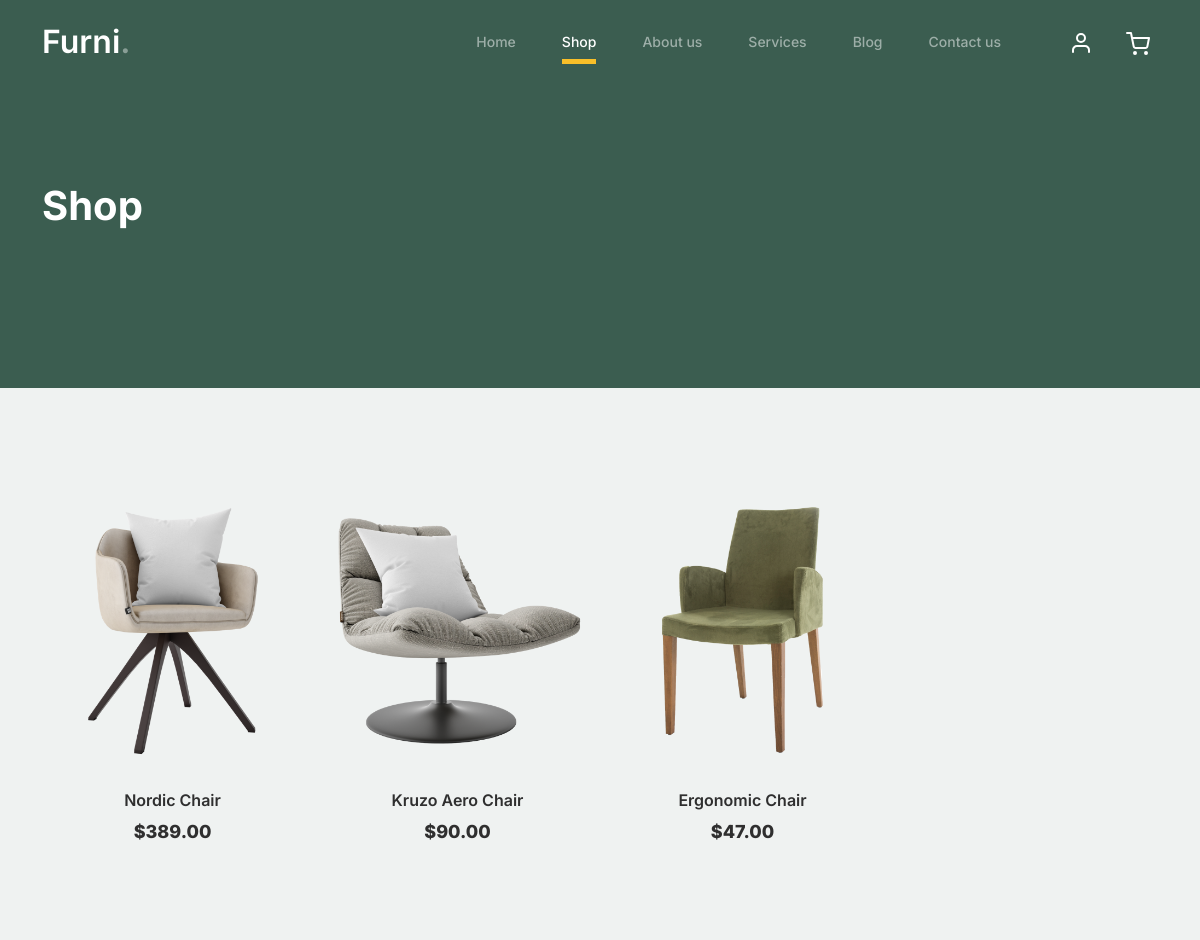
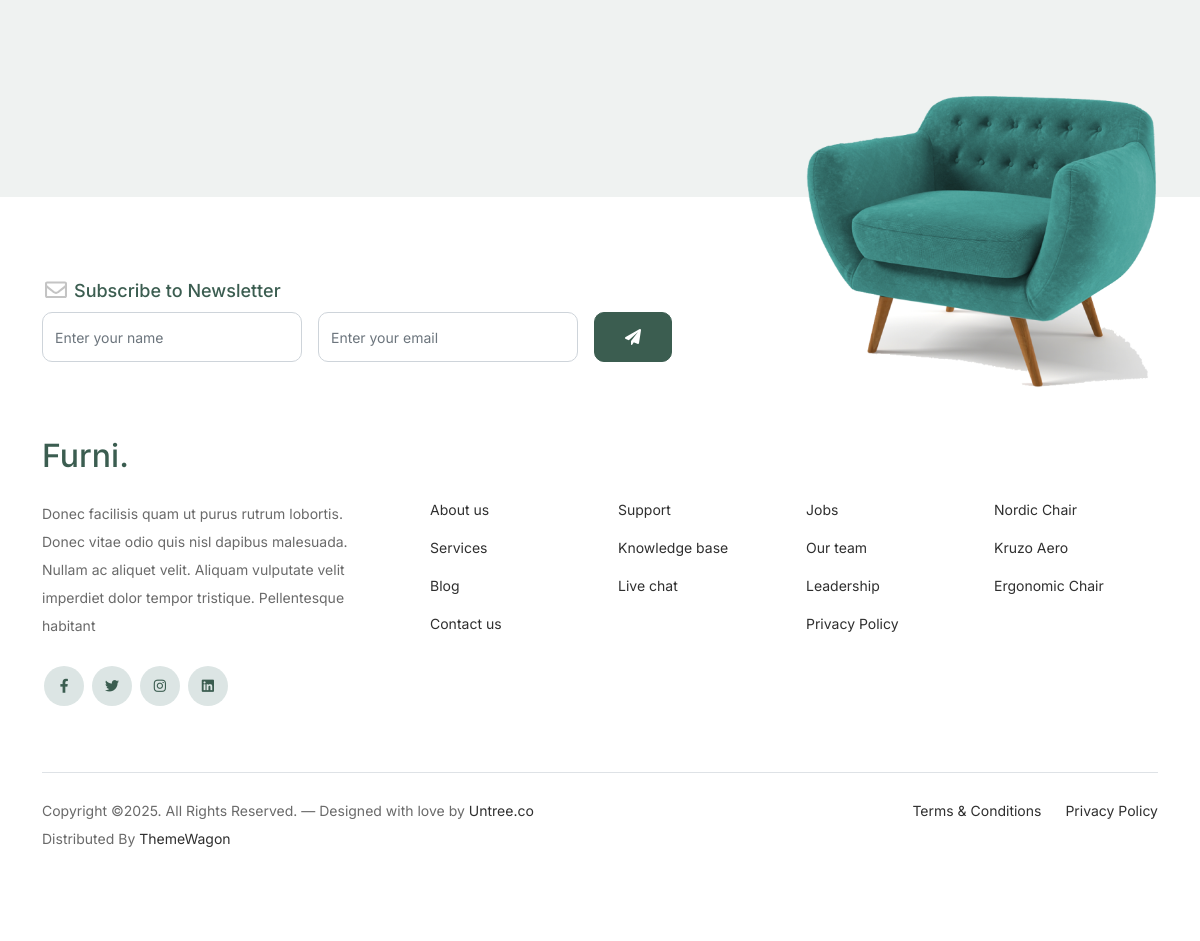
The app's page /shop/ with its own data (2 pictures, top to bottom).
### core/models.py (models this page shows, shortened)
class Product(models.Model):
    name = models.CharField(max_length=255)
    price = models.DecimalField(decimal_places=2, max_digits=10)
    image = models.ImageField(upload_to='products/')
    short_description = models.TextField(null=True, blank=True)

### core/views.py (the view)
# urls.py: path('shop/', shop_view, name='shop'),
def shop_view(request):
    context = {
        'products': Product.objects.all(),
    }
    return render(request, 'core/shop.html', context)

### templates/core/shop.html (shortened to what this page needs)
{% load static %}
<!doctype html>
<html lang="en">
<head>
		<link href="{% static 'css/bootstrap.min.css' %}" rel="stylesheet">
		<link href="https://cdnjs.cloudflare.com/ajax/libs/font-awesome/6.0.0-beta3/css/all.min.css" rel="stylesheet">
		<link href="{% static 'css/tiny-slider.css' %}" rel="stylesheet">
		<link href="{% static 'css/style.css' %}" rel="stylesheet">
	</head>
	<body>
		<nav class="custom-navbar navbar navbar navbar-expand-md navbar-dark bg-dark" arial-label="Furni navigation bar">
			<div class="container">
				<a class="navbar-brand" href="{% url 'home' %}">Furni<span>.</span></a>
				<div class="collapse navbar-collapse" id="navbarsFurni">
					<ul class="custom-navbar-nav navbar-nav ms-auto mb-2 mb-md-0">
						<li class="nav-item ">
							<a class="nav-link" href="{% url 'home' %}">Home</a>
						</li>
						<li class="active"><a class="nav-link" href="{% url 'shop' %}">Shop</a></li>
						<li><a class="nav-link" href="{% url 'about' %}">About us</a></li>
						<li><a class="nav-link" href="{% url 'services' %}">Services</a></li>
						<li><a class="nav-link" href="{% url 'blog' %}">Blog</a></li>
						<li><a class="nav-link" href="{% url 'contact' %}">Contact us</a></li>
					</ul>
					<ul class="custom-navbar-cta navbar-nav mb-2 mb-md-0 ms-5">
						<li><a class="nav-link" href="{% if request.user.username %} {% url 'logout' %} {% else %} {% url 'login' %} {% endif %}"><img src="{% static 'images/user.svg' %}"></a></li>
						<li><a class="nav-link" href="{% url 'cart' %}"><img src="{% static 'images/cart.svg' %}"></a></li>
					</ul>
				</div>
			</div>
		</nav>
			<div class="hero">
				<div class="container">
					<div class="row justify-content-between">
						<div class="col-lg-5">
							<div class="intro-excerpt">
								<h1>Shop</h1>
							</div>
						</div>
						<div class="col-lg-7">
						</div>
					</div>
				</div>
			</div>
		<div class="untree_co-section product-section before-footer-section">
		    <div class="container">
		      	<div class="row">
                    {% for product in products %}
					<div class="col-12 col-md-4 col-lg-3 mb-5">
						<a class="product-item" href="{% url 'cart' %}?product_id={{ product.id }}&action=plus">
							<img src="{{ product.image.url }}" class="img-fluid product-thumbnail">
							<h3 class="product-title">{{ product.name }}</h3>
							<strong class="product-price">${{ product.price }}</strong>
						</a>
					</div>
                    {% endfor %}
		      	</div>
		    </div>
		</div>
		<footer class="footer-section">
			<div class="container relative">
				<div class="sofa-img">
					<img src="{% static 'images/sofa.png' %}" alt="Image" class="img-fluid">
				</div>
				<div class="row">
					<div class="col-lg-8">
						<div class="subscription-form">
							<h3 class="d-flex align-items-center"><span class="me-1"><img src="{% static 'images/envelope-outline.svg' %}" alt="Image" class="img-fluid"></span><span>Subscribe to Newsletter</span></h3>
							<form action="{% url 'home' %}?page=shop" class="row g-3" method="post">
								<div class="col-auto">
									<input type="text" class="form-control" placeholder="Enter your name" name="name">
								</div>
								<div class="col-auto">
									<input type="email" class="form-control" placeholder="Enter your email" name="email">
								</div>
								<div class="col-auto">
									<button class="btn btn-primary" type="submit">
										<span class="fa fa-paper-plane"></span>
									</button>
								</div>
							</form>
						</div>
					</div>
				</div>
				<div class="row g-5 mb-5">
					<div class="col-lg-4">
						<div class="mb-4 footer-logo-wrap"><a href="#" class="footer-logo">Furni<span>.</span></a></div>
						<p class="mb-4">Donec facilisis quam ut purus rutrum lobortis. Donec vitae odio quis nisl dapibus malesuada. Nullam ac aliquet velit. Aliquam vulputate velit imperdiet dolor tempor tristique. Pellentesque habitant</p>
						<ul class="list-unstyled custom-social">
							<li><a href="#"><span class="fa fa-brands fa-facebook-f"></span></a></li>
							<li><a href="#"><span class="fa fa-brands fa-twitter"></span></a></li>
							<li><a href="#"><span class="fa fa-brands fa-instagram"></span></a></li>
							<li><a href="#"><span class="fa fa-brands fa-linkedin"></span></a></li>
						</ul>
					</div>
					<div class="col-lg-8">
						<div class="row links-wrap">
							<div class="col-6 col-sm-6 col-md-3">
								<ul class="list-unstyled">
									<li><a href="#">About us</a></li>
									<li><a href="#">Services</a></li>
									<li><a href="#">Blog</a></li>
									<li><a href="#">Contact us</a></li>
								</ul>
							</div>
							<div class="col-6 col-sm-6 col-md-3">
								<ul class="list-unstyled">
									<li><a href="#">Support</a></li>
									<li><a href="#">Knowledge base</a></li>
									<li><a href="#">Live chat</a></li>
								</ul>
							</div>
							<div class="col-6 col-sm-6 col-md-3">
								<ul class="list-unstyled">
									<li><a href="#">Jobs</a></li>
									<li><a href="#">Our team</a></li>
									<li><a href="#">Leadership</a></li>
									<li><a href="#">Privacy Policy</a></li>
								</ul>
							</div>
							<div class="col-6 col-sm-6 col-md-3">
								<ul class="list-unstyled">
									<li><a href="#">Nordic Chair</a></li>
									<li><a href="#">Kruzo Aero</a></li>
									<li><a href="#">Ergonomic Chair</a></li>
								</ul>
							</div>
						</div>
					</div>
				</div>
				<div class="border-top copyright">
					<div class="row pt-4">
						<div class="col-lg-6">
							<p class="mb-2 text-center text-lg-start">Copyright &copy;. All Rights Reserved. &mdash; Designed with love by <a href="https://untree.co">Untree.co</a>  Distributed By <a href="https://themewagon.com">ThemeWagon</a>
            </p>
						</div>
						<div class="col-lg-6 text-center text-lg-end">
							<ul class="list-unstyled d-inline-flex ms-auto">
								<li class="me-4"><a href="#">Terms &amp; Conditions</a></li>
								<li><a href="#">Privacy Policy</a></li>
							</ul>
						</div>
					</div>
				</div>
			</div>
		</footer>
	</body>
</html>

### records on screen
Product: image (picture), name "Nordic Chair", price "389.00"
Product: image (picture), name "Kruzo Aero Chair", price "90.00"
Product: image (picture), name "Ergonomic Chair", price "47.00"
